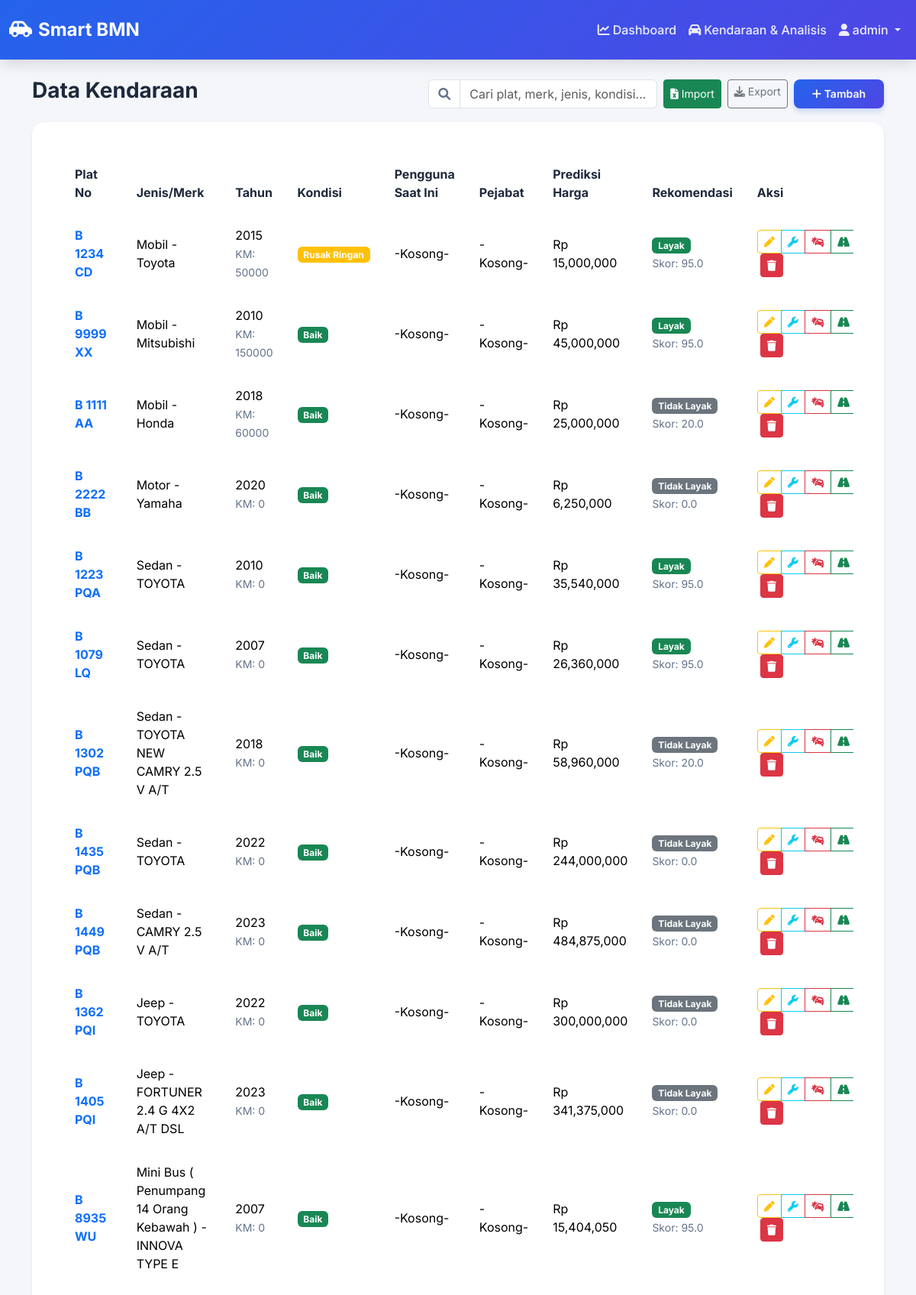
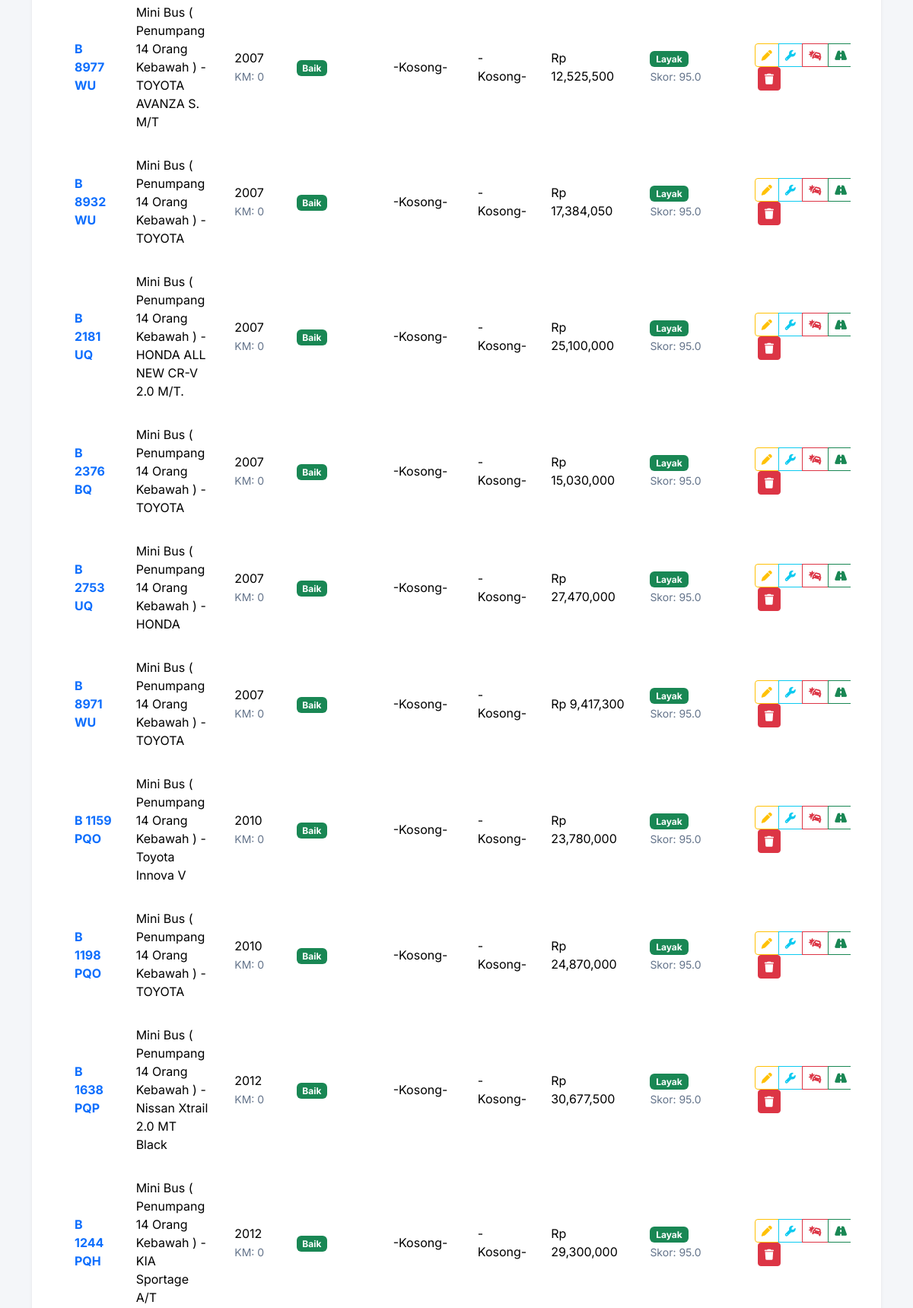
Page /vehicles (signed in, upper part) on the committed database (2 pictures, top to bottom).
### models/user.py (models this page shows, shortened)
class User(db.Model, UserMixin):
    id = db.Column(db.Integer, primary_key=True)
    username = db.Column(db.String(20), unique=True, nullable=False)
    email = db.Column(db.String(120), unique=True, nullable=False)
    password = db.Column(db.String(60), nullable=False)
    role = db.Column(db.String(20), nullable=False, default='Operator') # Admin, Operator, Pejabat
    created_at = db.Column(db.DateTime, nullable=False, default=datetime.utcnow)

### models/vehicle.py (models this page shows, shortened)
class Vehicle(db.Model):
    id = db.Column(db.Integer, primary_key=True)
    plat_no = db.Column(db.String(20), unique=True, nullable=False)
    jenis = db.Column(db.String(50), nullable=False) # Mobil, Motor, Truk
    merk = db.Column(db.String(50), nullable=False)
    tipe = db.Column(db.String(50), nullable=False)
    tahun_perolehan = db.Column(db.Integer, nullable=False)
    harga_perolehan = db.Column(db.Float, nullable=False)
    kondisi_saat_ini = db.Column(db.String(20), nullable=False) # Baik, Rusak Ringan, Rusak Berat
    pengguna_saat_ini = db.Column(db.String(100), nullable=True)
    pejabat = db.Column(db.String(100), nullable=True)
    jarak_tempuh = db.Column(db.Integer, nullable=True, default=0) # KM
    nilai_buku = db.Column(db.Float, nullable=True) # Nilai penyusutan
    prediksi_nilai_jual = db.Column(db.Float, nullable=True)
    limit_lelang = db.Column(db.Float, nullable=True)  # Limit harga lelang (50-80% dari estimasi)
    rekomendasi_lelang = db.Column(db.String(20), nullable=True) # Layak / Tidak
    skor_kelayakan = db.Column(db.Float, nullable=True)
    alasan_rekomendasi = db.Column(db.Text, nullable=True)
    last_analyzed = db.Column(db.DateTime, nullable=True)
    maintenances = db.relationship('Maintenance', backref='vehicle', lazy=True, cascade="all, delete-orphan")
    damages = db.relationship('Damage', backref='vehicle', lazy=True, cascade="all, delete-orphan")
    usage_history = db.relationship('UsageHistory', backref='vehicle', lazy=True, cascade="all, delete-orphan")
    created_at = db.Column(db.DateTime, nullable=False, default=datetime.utcnow)

### controllers/main.py (the view, shortened to what this page needs)
@main.route('/vehicles', methods=['GET', 'POST'])
@login_required
def vehicles():
    all_vehicles = Vehicle.query.all()
    return render_template('vehicles.html', vehicles=all_vehicles)

### app.py (called while the page is built)
@app.context_processor
def inject_now():
    return {'now': datetime.datetime.now()}

### models/user.py (called while the page is built)
@login_manager.user_loader
def load_user(user_id):
    return User.query.get(int(user_id))

### templates/vehicles.html (shortened to what this page needs)
{% extends "base.html" %}
{% block content %}
<div class="d-flex justify-content-between align-items-center mb-3">
    <h3>Data Kendaraan</h3>
    <div class="d-flex gap-2">
        <div class="input-group" style="width: 300px;">
            <span class="input-group-text bg-white"><i class="fa-solid fa-search text-muted"></i></span>
            <input type="text" id="searchInput" class="form-control" placeholder="Cari plat, merk, jenis, kondisi...">
        </div>
        <button class="btn btn-success btn-sm" data-bs-toggle="modal" data-bs-target="#importModal"><i
                class="fa-solid fa-file-excel"></i> Import</button>
        <a href="{{ url_for('main.export_excel') }}" class="btn btn-outline-secondary btn-sm"><i
                class="fa-solid fa-download"></i> Export</a>
        <button class="btn btn-primary btn-sm" data-bs-toggle="modal" data-bs-target="#addModal"><i
                class="fa-solid fa-plus"></i> Tambah</button>
    </div>
</div>
<div class="card shadow-sm">
    <div class="card-body">
        <div class="table-responsive">
            <table class="table table-hover align-middle">
                <thead>
                    <tr>
                        <th>Plat No</th>
                        <th>Jenis/Merk</th>
                        <th>Tahun</th>
                        <th>Kondisi</th>
                        <th>Pengguna Saat Ini</th>
                        <th>Pejabat</th>
                        <th>Prediksi Harga</th>
                        <th>Rekomendasi</th>
                        <th>Aksi</th>
                    </tr>
                </thead>
                <tbody>
                    {% for v in vehicles %}
                    <tr>
                        <td class="fw-bold"><a href="{{ url_for('main.vehicle_history', id=v.id) }}"
                                class="text-decoration-none">{{ v.plat_no }}</a></td>
                        <td>{{ v.jenis }} - {{ v.merk }}</td>
                        <td>{{ v.tahun_perolehan }}<br><small class="text-muted">KM: {{ v.jarak_tempuh }}</small></td>
                        <td><span
                                class="badge bg-{{ 'success' if v.kondisi_saat_ini == 'Baik' else 'warning' if v.kondisi_saat_ini == 'Rusak Ringan' else 'danger' }}">{{
                                v.kondisi_saat_ini }}</span></td>
                        <td>{{ v.pengguna_saat_ini or '-Kosong-' }}</td>
                        <td>{{ v.pejabat or '-Kosong-' }}</td>
                        <td>Rp {{ "{:,.0f}".format(v.prediksi_nilai_jual or 0) }}</td>
                        <td>
                            {% if v.rekomendasi_lelang == 'Layak Lelang' %}
                            <span class="badge bg-success">Layak</span>
                            {% else %}
                            <span class="badge bg-secondary">Tidak Layak</span>
                            {% endif %}
                            <br><small class="text-muted">Skor: {{ v.skor_kelayakan }}</small>
                        </td>
                        <td>
                            <div class="btn-group">
                                <a href="{{ url_for('main.edit_vehicle', id=v.id) }}"
                                    class="btn btn-sm btn-outline-warning" title="Edit Data"><i
                                        class="fa-solid fa-pen"></i></a>
                                <a href="{{ url_for('main.add_maintenance', id=v.id) }}"
                                    class="btn btn-sm btn-outline-info" title="Perawatan"><i
                                        class="fa-solid fa-wrench"></i></a>
                                <a href="{{ url_for('main.add_damage', id=v.id) }}"
                                    class="btn btn-sm btn-outline-danger" title="Lapor Kerusakan"><i
                                        class="fa-solid fa-car-crash"></i></a>
                                <a href="{{ url_for('main.add_usage', id=v.id) }}"
                                    class="btn btn-sm btn-outline-success" title="Riwayat Driver"><i
                                        class="fa-solid fa-road"></i></a>
                            </div>
                            <button class="btn btn-sm btn-danger ms-1"
                                onclick="confirmDelete('{{ url_for('main.delete_vehicle', id=v.id) }}')"
                                title="Hapus Data"><i class="fa-solid fa-trash"></i></button>
                        </td>
                    </tr>
                    {% endfor %}
                </tbody>
            </table>
        </div>
    </div>
</div>
{% endblock %}

### templates/base.html (shortened to what this page needs)
<!DOCTYPE html>
<html lang="id">
<head>
  <link href="https://cdn.jsdelivr.net/npm/bootstrap@5.3.2/dist/css/bootstrap.min.css" rel="stylesheet">
  <link href="https://cdnjs.cloudflare.com/ajax/libs/font-awesome/6.0.0/css/all.min.css" rel="stylesheet">
  <link rel="stylesheet" href="{{ url_for('static', filename='css/style.css') }}">
</head>
<body>
  <nav class="navbar navbar-expand-lg navbar-dark">
    <div class="container-fluid">
      <a class="navbar-brand fw-bold" href="/">
        <i class="fa-solid fa-car-side me-2"></i>Smart BMN
      </a>
      <div class="collapse navbar-collapse" id="navbarNav">
        <ul class="navbar-nav ms-auto">
          {% if current_user.is_authenticated %}
          <li class="nav-item">
            <a class="nav-link" href="{{ url_for('main.dashboard') }}">
              <i class="fa-solid fa-chart-line me-1"></i>Dashboard
            </a>
          </li>
          <li class="nav-item">
            <a class="nav-link" href="{{ url_for('main.vehicles') }}">
              <i class="fa-solid fa-car me-1"></i>Kendaraan & Analisis
            </a>
          </li>
          <li class="nav-item dropdown">
            <a class="nav-link dropdown-toggle" href="#" role="button" data-bs-toggle="dropdown">
              <i class="fa-solid fa-user me-1"></i>{{ current_user.username }}
            </a>
          </li>
          {% endif %}
        </ul>
      </div>
    </div>
  </nav>
  <div class="container mt-4 fade-in">
    {% block content %}{% endblock %}
  </div>
</body>
</html>

### static/css/style.css (style rules this page uses)
:root { --bg-primary: #f4f6f9; --bg-secondary: #ffffff; --bg-elevated: #ffffff; --text-primary: #1e293b; --text-secondary: #64748b; --text-muted: #94a3b8; --shadow-light: #ffffff; --shadow-dark: rgba(148, 163, 184, 0.4); --card-shadow: 0 4px 6px -1px rgba(0, 0, 0, 0.1), 0 2px 4px -1px rgba(0, 0, 0, 0.06); --accent-primary: #2563eb; --accent-secondary: #4f46e5; --accent-success: #10b981; --accent-warning: #f59e0b; --accent-danger: #ef4444; --gradient-accent: linear-gradient(135deg, #2563eb 0%, #4f46e5 100%); --gradient-success: linear-gradient(135deg, #10b981 0%, #059669 100%); }
body { background-color: var(--bg-primary); color: var(--text-primary); font-family: 'Inter', sans-serif; transition: background-color 0.3s ease, color 0.3s ease; }
h1, h2, h3, h4, h5, h6 { color: var(--text-primary); font-weight: 700; }
.navbar { background: var(--gradient-accent) !important; box-shadow: 0 4px 20px rgba(0, 0, 0, 0.15); padding: 1rem 0; }
.navbar-brand { font-size: 1.5rem; color: white !important; }
.nav-link { color: rgba(255, 255, 255, 0.9) !important; font-weight: 500; }
.card, .stat-card { background-color: var(--bg-secondary); border: none; border-radius: 16px; box-shadow: var(--card-shadow); transition: transform 0.3s ease, box-shadow 0.3s ease; padding: 1.5rem; }
.btn-primary { background: var(--gradient-accent); border: none; border-radius: 8px; padding: 0.5rem 1.5rem; font-weight: 600; box-shadow: 0 4px 6px rgba(37, 99, 235, 0.2); }
.table { color: var(--text-primary); border-color: var(--bg-elevated); }
.table thead th { background-color: var(--bg-elevated); color: var(--text-primary); border: none; padding: 1rem; }
.table tbody td { padding: 1rem; border-bottom: 1px solid var(--bg-elevated); vertical-align: middle; }
.text-muted { color: var(--text-secondary) !important; }
.fade-in { animation: fadeIn 0.8s ease-out; }

### rows in the picture
User: username "admin"
Vehicle: plat_no "B 1234 CD", jenis "Mobil", merk "Toyota", tahun_perolehan "2015", jarak_tempuh "50000", kondisi_saat_ini "Rusak Ringan", pengguna_saat_ini "-Kosong-", pejabat "-Kosong-", prediksi_nilai_jual "15,000,000", rekomendasi_lelang "Layak", skor_kelayakan "95.0"
Vehicle: plat_no "B 9999 XX", jenis "Mobil", merk "Mitsubishi", tahun_perolehan "2010", jarak_tempuh "150000", kondisi_saat_ini "Baik", pengguna_saat_ini "-Kosong-", pejabat "-Kosong-", prediksi_nilai_jual "45,000,000", rekomendasi_lelang "Layak", skor_kelayakan "95.0"
Vehicle: plat_no "B 1111 AA", jenis "Mobil", merk "Honda", tahun_perolehan "2018", jarak_tempuh "60000", kondisi_saat_ini "Baik", pengguna_saat_ini "-Kosong-", pejabat "-Kosong-", prediksi_nilai_jual "25,000,000", rekomendasi_lelang "Tidak Layak", skor_kelayakan "20.0"
Vehicle: plat_no "B 2222 BB", jenis "Motor", merk "Yamaha", tahun_perolehan "2020", jarak_tempuh "0", kondisi_saat_ini "Baik", pengguna_saat_ini "-Kosong-", pejabat "-Kosong-", prediksi_nilai_jual "6,250,000", rekomendasi_lelang "Tidak Layak", skor_kelayakan "0.0"
Vehicle: plat_no "B 1223 PQA", jenis "Sedan", merk "TOYOTA", tahun_perolehan "2010", jarak_tempuh "0", kondisi_saat_ini "Baik", pengguna_saat_ini "-Kosong-", pejabat "-Kosong-", prediksi_nilai_jual "35,540,000", rekomendasi_lelang "Layak", skor_kelayakan "95.0"
Vehicle: plat_no "B 1079 LQ", jenis "Sedan", merk "TOYOTA", tahun_perolehan "2007", jarak_tempuh "0", kondisi_saat_ini "Baik", pengguna_saat_ini "-Kosong-", pejabat "-Kosong-", prediksi_nilai_jual "26,360,000", rekomendasi_lelang "Layak", skor_kelayakan "95.0"
Vehicle: plat_no "B 1302 PQB", jenis "Sedan", merk "TOYOTA NEW CAMRY 2.5 V A/T", tahun_perolehan "2018", jarak_tempuh "0", kondisi_saat_ini "Baik", pengguna_saat_ini "-Kosong-", pejabat "-Kosong-", prediksi_nilai_jual "58,960,000", rekomendasi_lelang "Tidak Layak", skor_kelayakan "20.0"
Vehicle: plat_no "B 1435 PQB", jenis "Sedan", merk "TOYOTA", tahun_perolehan "2022", jarak_tempuh "0", kondisi_saat_ini "Baik", pengguna_saat_ini "-Kosong-", pejabat "-Kosong-", prediksi_nilai_jual "244,000,000", rekomendasi_lelang "Tidak Layak", skor_kelayakan "0.0"
Vehicle: plat_no "B 1449 PQB", jenis "Sedan", merk "CAMRY 2.5 V A/T", tahun_perolehan "2023", jarak_tempuh "0", kondisi_saat_ini "Baik", pengguna_saat_ini "-Kosong-", pejabat "-Kosong-", prediksi_nilai_jual "484,875,000", rekomendasi_lelang "Tidak Layak", skor_kelayakan "0.0"
Vehicle: plat_no "B 1362 PQI", jenis "Jeep", merk "TOYOTA", tahun_perolehan "2022", jarak_tempuh "0", kondisi_saat_ini "Baik", pengguna_saat_ini "-Kosong-", pejabat "-Kosong-", prediksi_nilai_jual "300,000,000", rekomendasi_lelang "Tidak Layak", skor_kelayakan "0.0"
Vehicle: plat_no "B 1405 PQI", jenis "Jeep", merk "FORTUNER 2.4 G 4X2 A/T DSL", tahun_perolehan "2023", jarak_tempuh "0", kondisi_saat_ini "Baik", pengguna_saat_ini "-Kosong-", pejabat "-Kosong-", prediksi_nilai_jual "341,375,000", rekomendasi_lelang "Tidak Layak", skor_kelayakan "0.0"
Vehicle: plat_no "B 8935 WU", jenis "Mini Bus ( Penumpang 14 Orang Kebawah )", merk "INNOVA TYPE E", tahun_perolehan "2007", jarak_tempuh "0", kondisi_saat_ini "Baik", pengguna_saat_ini "-Kosong-", pejabat "-Kosong-", prediksi_nilai_jual "15,404,050", rekomendasi_lelang "Layak", skor_kelayakan "95.0"
Vehicle: plat_no "B 8977 WU", jenis "Mini Bus ( Penumpang 14 Orang Kebawah )", merk "TOYOTA AVANZA S. M/T", tahun_perolehan "2007", jarak_tempuh "0", kondisi_saat_ini "Baik", pengguna_saat_ini "-Kosong-", pejabat "-Kosong-", prediksi_nilai_jual "12,525,500", rekomendasi_lelang "Layak", skor_kelayakan "95.0"
Vehicle: plat_no "B 8932 WU", jenis "Mini Bus ( Penumpang 14 Orang Kebawah )", merk "TOYOTA", tahun_perolehan "2007", jarak_tempuh "0", kondisi_saat_ini "Baik", pengguna_saat_ini "-Kosong-", pejabat "-Kosong-", prediksi_nilai_jual "17,384,050", rekomendasi_lelang "Layak", skor_kelayakan "95.0"
Vehicle: plat_no "B 2181 UQ", jenis "Mini Bus ( Penumpang 14 Orang Kebawah )", merk "HONDA ALL NEW CR-V 2.0 M/T.", tahun_perolehan "2007", jarak_tempuh "0", kondisi_saat_ini "Baik", pengguna_saat_ini "-Kosong-", pejabat "-Kosong-", prediksi_nilai_jual "25,100,000", rekomendasi_lelang "Layak", skor_kelayakan "95.0"
Vehicle: plat_no "B 2376 BQ", jenis "Mini Bus ( Penumpang 14 Orang Kebawah )", merk "TOYOTA", tahun_perolehan "2007", jarak_tempuh "0", kondisi_saat_ini "Baik", pengguna_saat_ini "-Kosong-", pejabat "-Kosong-", prediksi_nilai_jual "15,030,000", rekomendasi_lelang "Layak", skor_kelayakan "95.0"
Vehicle: plat_no "B 2753 UQ", jenis "Mini Bus ( Penumpang 14 Orang Kebawah )", merk "HONDA", tahun_perolehan "2007", jarak_tempuh "0", kondisi_saat_ini "Baik", pengguna_saat_ini "-Kosong-", pejabat "-Kosong-", prediksi_nilai_jual "27,470,000", rekomendasi_lelang "Layak", skor_kelayakan "95.0"
Vehicle: plat_no "B 8971 WU", jenis "Mini Bus ( Penumpang 14 Orang Kebawah )", merk "TOYOTA", tahun_perolehan "2007", jarak_tempuh "0", kondisi_saat_ini "Baik", pengguna_saat_ini "-Kosong-", pejabat "-Kosong-", prediksi_nilai_jual "9,417,300", rekomendasi_lelang "Layak", skor_kelayakan "95.0"
Vehicle: plat_no "B 1159 PQO", jenis "Mini Bus ( Penumpang 14 Orang Kebawah )", merk "Toyota Innova V", tahun_perolehan "2010", jarak_tempuh "0", kondisi_saat_ini "Baik", pengguna_saat_ini "-Kosong-", pejabat "-Kosong-", prediksi_nilai_jual "23,780,000", rekomendasi_lelang "Layak", skor_kelayakan "95.0"
Vehicle: plat_no "B 1198 PQO", jenis "Mini Bus ( Penumpang 14 Orang Kebawah )", merk "TOYOTA", tahun_perolehan "2010", jarak_tempuh "0", kondisi_saat_ini "Baik", pengguna_saat_ini "-Kosong-", pejabat "-Kosong-", prediksi_nilai_jual "24,870,000", rekomendasi_lelang "Layak", skor_kelayakan "95.0"
Vehicle: plat_no "B 1638 PQP", jenis "Mini Bus ( Penumpang 14 Orang Kebawah )", merk "Nissan Xtrail 2.0 MT Black", tahun_perolehan "2012", jarak_tempuh "0", kondisi_saat_ini "Baik", pengguna_saat_ini "-Kosong-", pejabat "-Kosong-", prediksi_nilai_jual "30,677,500", rekomendasi_lelang "Layak", skor_kelayakan "95.0"
Vehicle: plat_no "B 1244 PQH", jenis "Mini Bus ( Penumpang 14 Orang Kebawah )", merk "KIA Sportage A/T", tahun_perolehan "2012", jarak_tempuh "0", kondisi_saat_ini "Baik", pengguna_saat_ini "-Kosong-", pejabat "-Kosong-", prediksi_nilai_jual "29,300,000", rekomendasi_lelang "Layak", skor_kelayakan "95.0"
